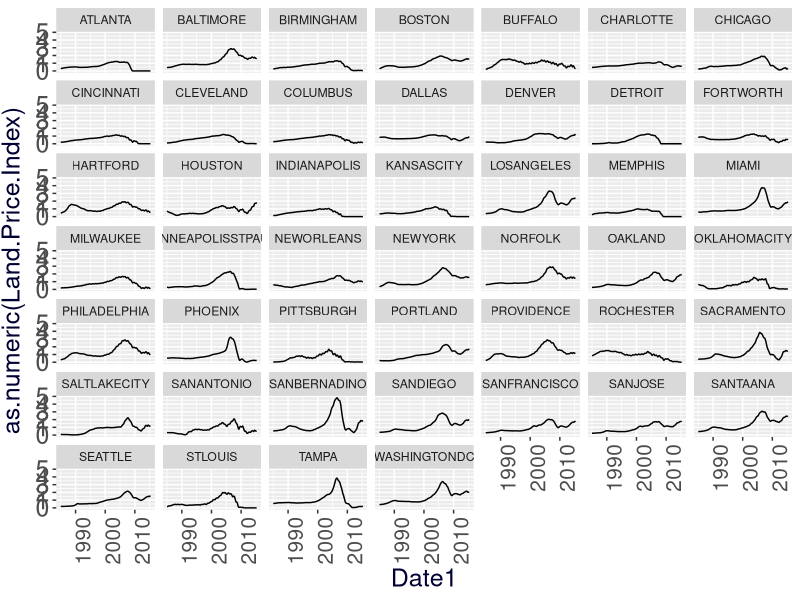
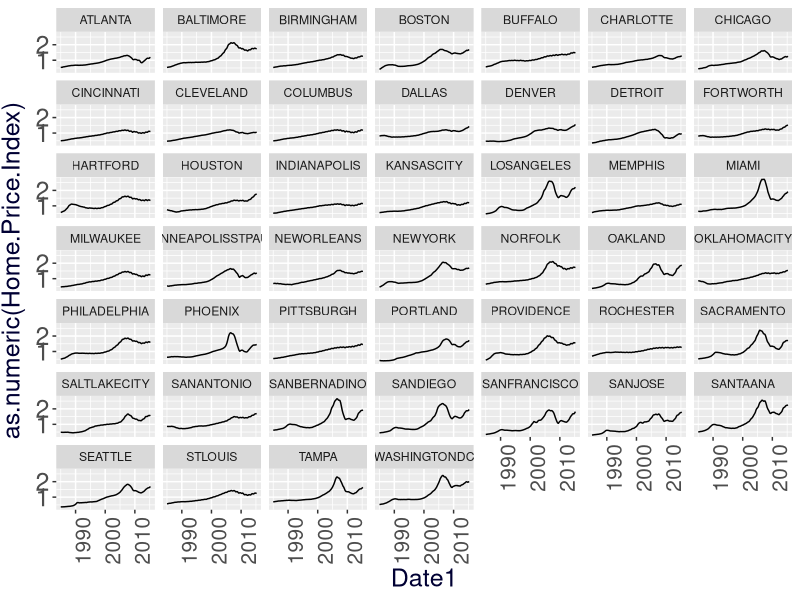
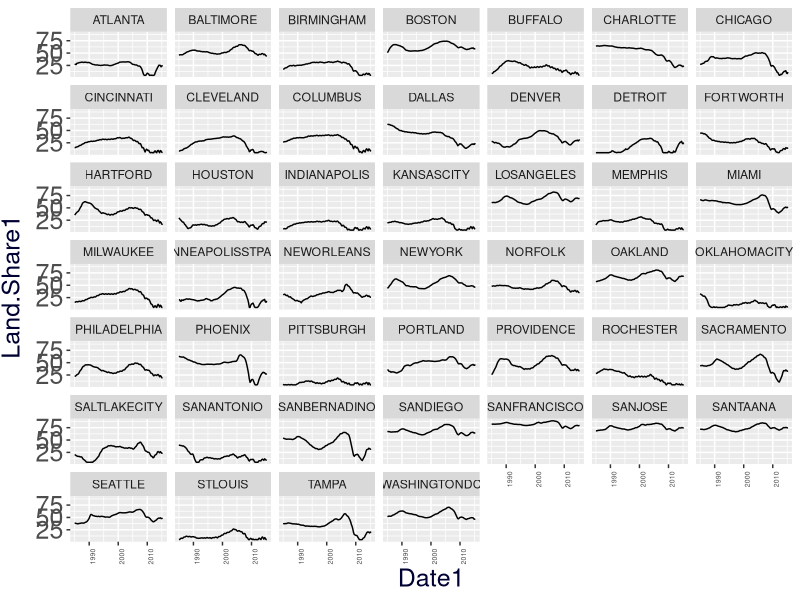
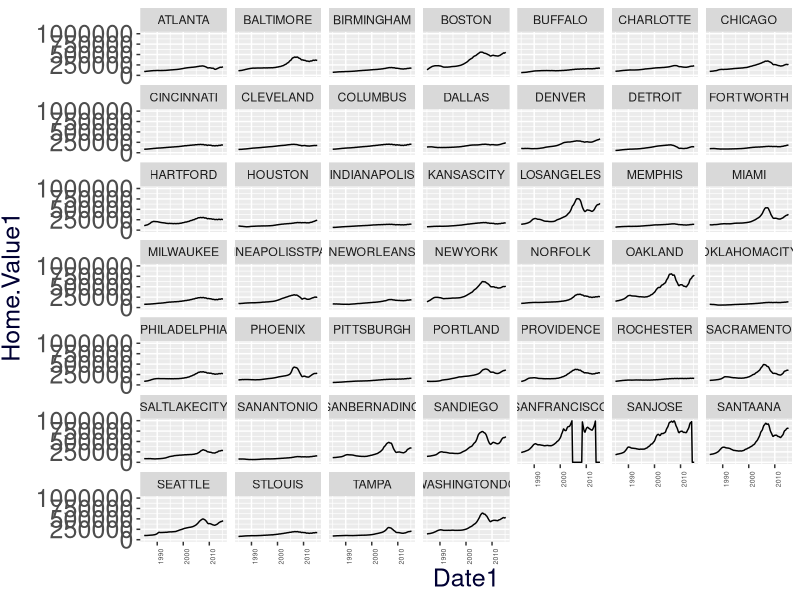
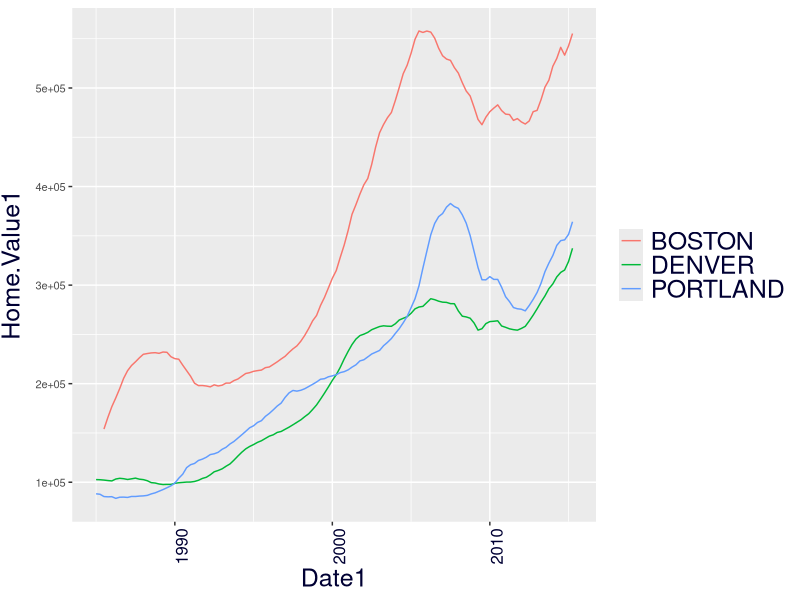
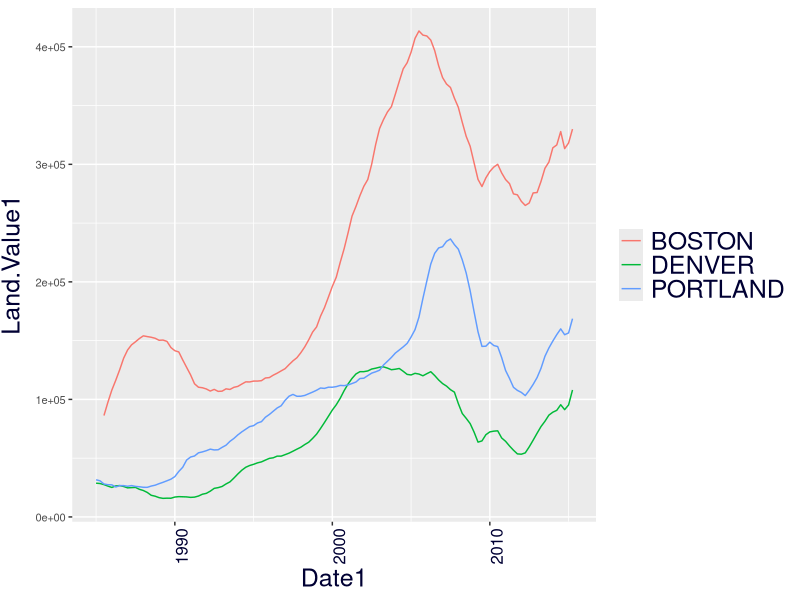
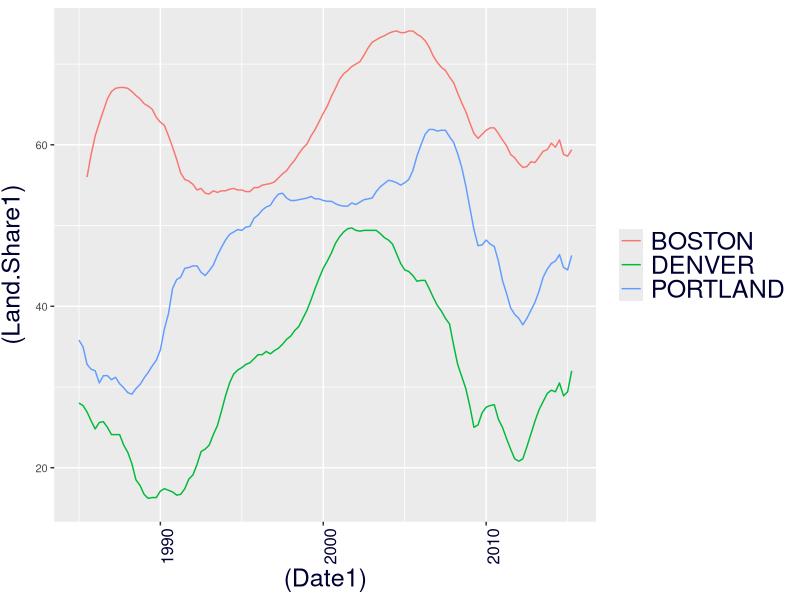

Generate these figures, in order, with R:

library("ggplot2")
allcities <- read.csv("landdata-msas-2015q1.csv")

# Remove the "$" sign and the commas in between numbers and then converting the resulting number as numeric type data instead of a string.
for(i in 1:length(allcities$Home.Value)) {
  b <- as.vector(strsplit(as.character(allcities$Home.Value[i]), "$", fixed = TRUE))
  allcities$Home.Value1[i] <- b[[1]][2]
}
for(i in 1:length(allcities$Home.Value1)) {
  b <- as.vector(strsplit(as.character(allcities$Home.Value1[i]), ",", fixed = TRUE))
  allcities$Home.Value1[i] <- paste(b[[1]][1], b[[1]][2], sep = "")
}
allcities$Home.Value1 <- as.numeric(allcities$Home.Value1)

for(i in 1:length(allcities$Land.Value)) {
  b <- as.vector(strsplit(as.character(allcities$Land.Value[i]), "$", fixed = TRUE))
  allcities$Land.Value1[i] <- b[[1]][2]
}
for(i in 1:length(allcities$Land.Value1)) {
  b <- as.vector(strsplit(as.character(allcities$Land.Value1[i]), ",", fixed = TRUE))
  allcities$Land.Value1[i] <- paste(b[[1]][1], b[[1]][2], sep = "")
}
allcities$Land.Value1 <- as.numeric(allcities$Land.Value1)


for(i in 1:length(allcities$Date)) {
  b <- as.vector(strsplit(as.character(allcities$Date[i]), "Q", fixed = TRUE))
  allcities$Date1[i] <- as.numeric(b[[1]][1]) + (as.numeric(b[[1]][2])*0.25) 
}


for(i in 1:length(allcities$Land.Share..Pct.)) {
  b <- as.vector(strsplit(as.character(allcities$Land.Share..Pct.[i]), "%", fixed = TRUE))
  allcities$Land.Share1[i] <- b[[1]][1]
}
for(i in 1:length(allcities$Land.Share1)) {
  b <- as.vector(strsplit(as.character(allcities$Land.Share1[i]), ".", fixed = TRUE))
  allcities$Land.Share1[i] <- paste(b[[1]][1], b[[1]][2], sep = "")
}
allcities$Land.Share1 <- as.numeric(allcities$Land.Share1)/10

portland <- subset(allcities, MSA=="PORTLAND" | MSA=="DENVER" | MSA=="BOSTON" & as.character(Date)>"1985Q1")




ggplot(data=allcities, aes(Date1, as.numeric(Land.Price.Index))) + geom_line() + 
  theme(
    plot.title = element_text(size=20, face="bold", vjust=3), 
    axis.text.x = element_text(size=15, angle = 90, hjust = 1), 
    axis.text.y = element_text(size=18), 
    axis.title.x = element_text(color="#000033", size=18), 
    axis.title.y = element_text(color="#000033", size=18, vjust=2),
    legend.title=element_blank(),
    legend.text = element_text(colour="#000033", size = 18)
  ) + facet_wrap(~MSA)


ggplot(data=allcities, aes(Date1, as.numeric(Home.Price.Index))) + geom_line() + 
  theme(
    plot.title = element_text(size=20, face="bold", vjust=3), 
    axis.text.x = element_text(size=15, angle = 90, hjust = 1), 
    axis.text.y = element_text(size=18), 
    axis.title.x = element_text(color="#000033", size=18), 
    axis.title.y = element_text(color="#000033", size=18, vjust=2),
    legend.title=element_blank(),
    legend.text = element_text(colour="#000033", size = 18)
  ) + facet_wrap(~MSA)

ggplot(data=allcities, aes(Date1, Land.Share1)) + geom_line() + 
  theme(
    plot.title = element_text(size=20, face="bold", vjust=3), 
    axis.text.x = element_text(size=5, angle = 90, hjust = 1), 
    axis.text.y = element_text(size=18), 
    axis.title.x = element_text(color="#000033", size=18), 
    axis.title.y = element_text(color="#000033", size=18, vjust=2),
    legend.title=element_blank(),
    legend.text = element_text(colour="#000033", size = 18)
  ) + facet_wrap(~MSA)



ggplot(data=allcities, aes(Date1, Home.Value1)) + geom_line() + 
  theme(
    plot.title = element_text(size=20, face="bold", vjust=3), 
    axis.text.x = element_text(size=5, angle = 90, hjust = 1), 
    axis.text.y = element_text(size=18), 
    axis.title.x = element_text(color="#000033", size=18), 
    axis.title.y = element_text(color="#000033", size=18, vjust=2),
    legend.title=element_blank(),
    legend.text = element_text(colour="#000033", size = 18)
  ) + facet_wrap(~MSA)

ggplot(data=portland, aes(Date1, Home.Value1)) + geom_line(aes(color=MSA)) + 
  theme(
    plot.title = element_text(size=20, face="bold", vjust=3, color="#000033"), 
    axis.text.x = element_text(size=12, angle = 90, hjust = 1, color="#000033"), 
    axis.text.y = element_text(size=8), 
    axis.title.x = element_text(color="#000033", size=18), 
    axis.title.y = element_text(color="#000033", size=18, vjust=2),
    legend.title=element_blank(),
    legend.text = element_text(colour="#000033", size = 18)
  ) 

ggplot(data=portland, aes(Date1, Land.Value1)) + geom_line(aes(color=MSA)) + 
  theme(
    plot.title = element_text(size=20, face="bold", vjust=3, color="#000033"), 
    axis.text.x = element_text(size=12, angle = 90, hjust = 1, color="#000033"), 
    axis.text.y = element_text(size=8), 
    axis.title.x = element_text(color="#000033", size=18), 
    axis.title.y = element_text(color="#000033", size=18, vjust=2),
    legend.title=element_blank(),
    legend.text = element_text(colour="#000033", size = 18)
  ) 

ggplot(data=portland, aes((Date1), (Land.Share1))) + geom_line(stat="identity", aes(color=MSA)) + 
  theme(
    plot.title = element_text(size=20, face="bold", vjust=3, color="#000033"), 
    axis.text.x = element_text(size=12, angle = 90, hjust = 1, color="#000033"), 
    axis.text.y = element_text(size=8), 
    axis.title.x = element_text(color="#000033", size=18), 
    axis.title.y = element_text(color="#000033", size=18, vjust=2),
    legend.title=element_blank(),
    legend.text = element_text(colour="#000033", size = 18)
  ) 
